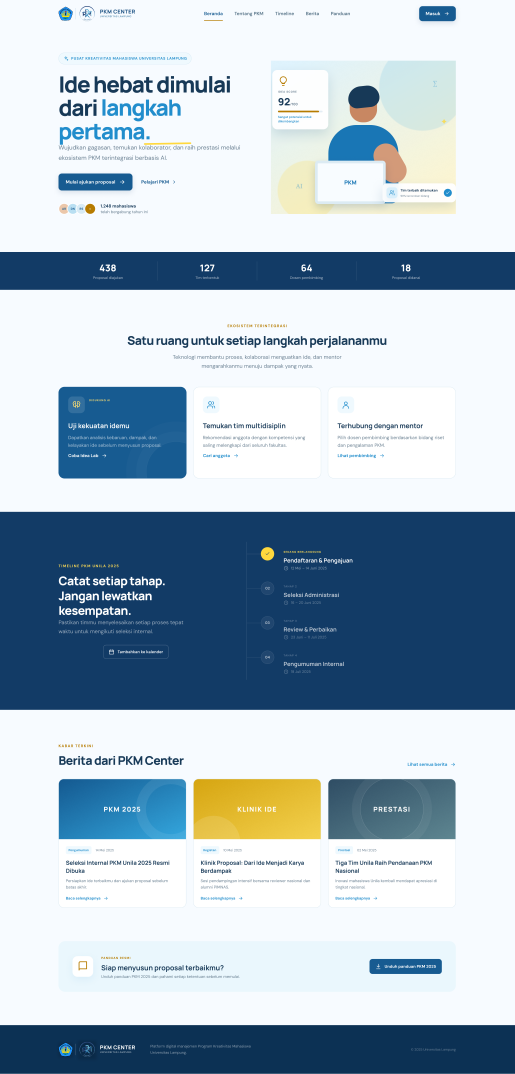
#> input picture docs/Digitalisasi Manajemen PKM.png, 1543 x 3222 px, found by its file name (shown at 1/3 size)
$ python extract_colors3.py
#> lines starting #> are read from the running program, lines starting #| are printed output that depends on the picture
from PIL import Image
p = r'C:\Aidil\PKM-Center-Unila\docs\Digitalisasi Manajemen PKM.png'
im = Image.open(p).convert('RGB')
if im.size[0]:
    w, h = im.size
#> w = 1543; h = 3222
    im2 = im.resize((256, int(h*(256/w))), Image.BILINEAR)
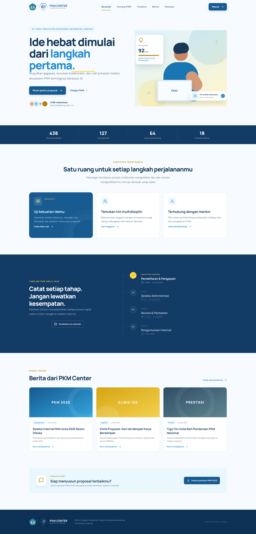
#> im2: PIL image 256x534 RGB; mean R, G, B 171.3, 188.4, 202
else:
    im2 = im.resize((256,256), Image.BILINEAR)
colcount = im2.getcolors(maxcolors=im2.size[0]*im2.size[1])
#> colcount = 6348 items
if colcount is None:
    print('ERR')
else:
    colcount.sort(key=lambda x:x[0], reverse=True)
    for item in colcount[:10]:
        n, c = item[0], item[1]
        if isinstance(c, tuple) and len(c) == 3:
            r,g,b = c
        else:
            # fallback
            r,g,b = (0,0,0)
        print('#%02X%02X%02X rgb(%d,%d,%d) count=%d' % (int(r),int(g),int(b),int(r),int(g),int(b),n))
#> this loop made 10 passes
#> (n, r, g, b) on passes 1 to 10: (58413, 247, 251, 255), (26151, 18, 59, 102), (8425, 255, 255, 255), (5303, 12, 49, 84), (3459, 234, 247, 253), (2063, 23, 91, 145), (539, 246, 250, 254), (519, 253, 254, 254), (456, 248, 252, 255), (392, 235, 247, 253)
#| #F7FBFF rgb(247,251,255) count=58413
#| #123B66 rgb(18,59,102) count=26151
#| #FFFFFF rgb(255,255,255) count=8425
#| #0C3154 rgb(12,49,84) count=5303
#| #EAF7FD rgb(234,247,253) count=3459
#| #175B91 rgb(23,91,145) count=2063
#| #F6FAFE rgb(246,250,254) count=539
#| #FDFEFE rgb(253,254,254) count=519
#> (further printed lines are left out)
